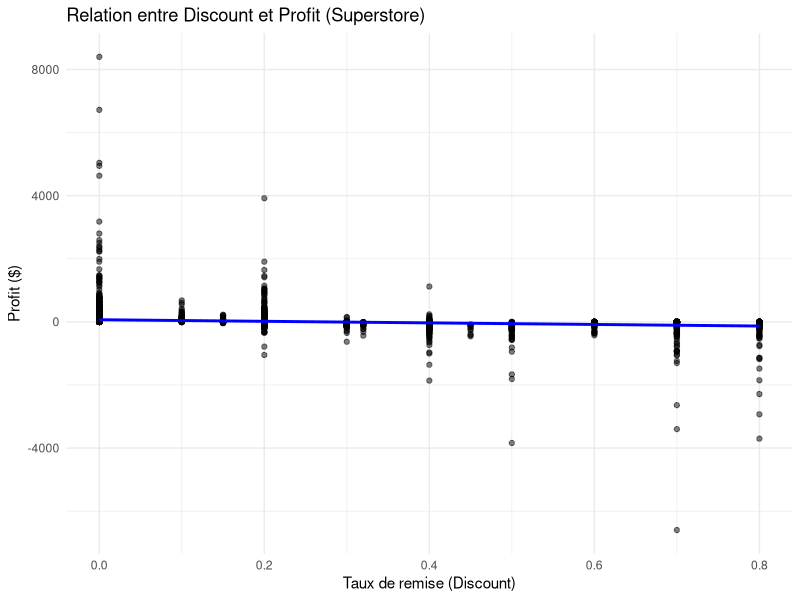
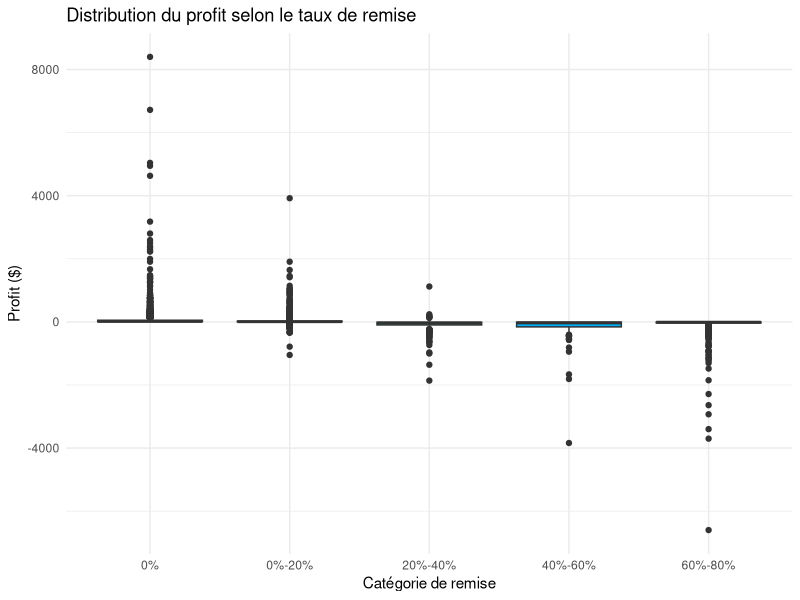

These figures' R source, in order:
## ---- chunk 1
library(ggplot2)
library(dplyr)
library(readr)

# Lire les données Superstore
superstore <- read_csv("data/superstore.csv")

# Visualiser Discount vs Profit avec une courbe de tendance
ggplot(superstore, aes(x = Discount, y = Profit)) +
  geom_point(alpha = 0.5) +
  geom_smooth(method = "lm", color = "blue", se = FALSE) +
  labs(title = "Relation entre Discount et Profit (Superstore)",
       x = "Taux de remise (Discount)",
       y = "Profit ($)") +
  theme_minimal()
## ---- chunk 2
# Nettoyer les données
superstore_clean <- superstore %>%
  filter(!is.na(Discount), !is.na(Profit))

# Créer des groupes de Discount
superstore_clean <- superstore_clean %>%
  mutate(Discount_Group = case_when(
    Discount == 0 ~ "0%",
    Discount > 0 & Discount <= 0.2 ~ "0%-20%",
    Discount > 0.2 & Discount <= 0.4 ~ "20%-40%",
    Discount > 0.4 & Discount <= 0.6 ~ "40%-60%",
    Discount > 0.6 ~ "60%-80%"
  ))

# Visualiser Boxplot
ggplot(superstore_clean, aes(x = Discount_Group, y = Profit, fill = Discount_Group)) +
  geom_boxplot() +
  labs(title = "Distribution du profit selon le taux de remise",
       x = "Catégorie de remise",
       y = "Profit ($)") +
  theme_minimal() +
  theme(legend.position = "none")
